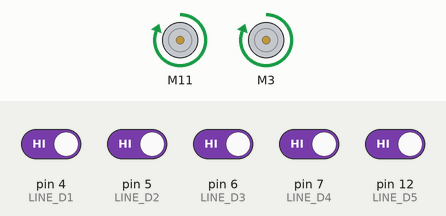
Simulated run of this sketch. Board: Arduino Uno, built with avr-gcc and run on an emulated ATmega328P. Parts: 2 × DC motor (green arrow = forward, orange = backward, longer = faster). The inputs (shaded band) are chosen by the test bench; at power-on: pin 4 (LINE_D1), pin 5 (LINE_D2), pin 6 (LINE_D3), pin 7 (LINE_D4), pin 12 (LINE_D5) HIGH.

Above: at 1.2 s.
1.3 s: pin 4 (LINE_D1) driven LOW and pin 5 (LINE_D2) driven LOW
At 2.5 s:
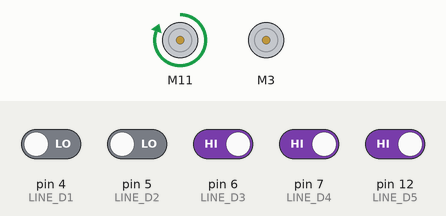
2.8 s: pin 6 (LINE_D3) driven LOW
At 3.8 s:
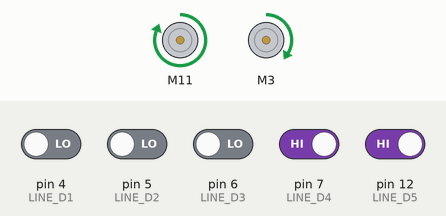
4.3 s: pin 12 (LINE_D5) driven LOW
At 4.9 s:
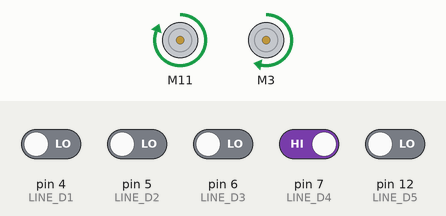
5.8 s: pin 6 (LINE_D3) driven HIGH
At 6.1 s:
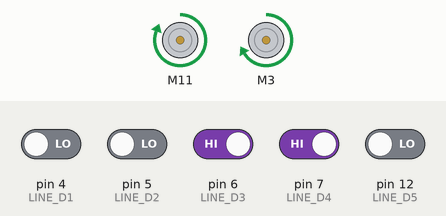
7.3 s: pin 7 (LINE_D4) driven LOW
At 8.4 s:
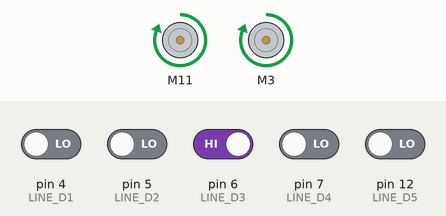
8.8 s: pin 4 (LINE_D1) driven HIGH
At 9.6 s:
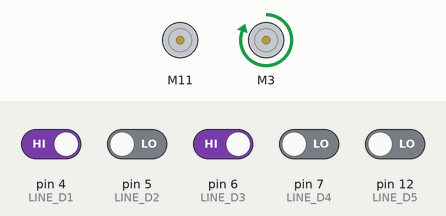
Timing chart, 0 to 11.3 s (numbered marks = the images above; inputs shaded):
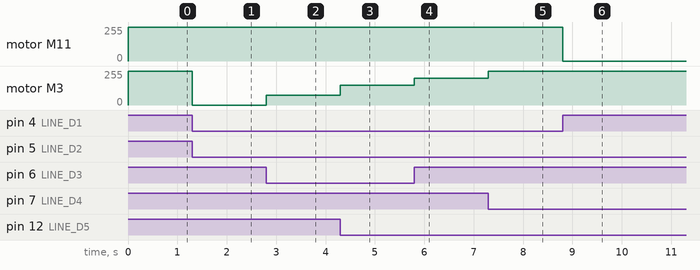

Measured:
- after the input at 1.3 s, motor M3: forward 255/255 → stopped at once
- after the input at 2.8 s, motor M3: stopped → forward 75/255 at once
- after the input at 4.3 s, motor M3: forward 75/255 → forward 150/255 at once
- after the input at 5.8 s, motor M3: forward 150/255 → forward 200/255 at once
- after the input at 7.3 s, motor M3: forward 200/255 → forward 255/255 at once
- after the input at 8.8 s, motor M11: forward 255/255 → stopped at once

The sketch:

LFR_01.ino
```cpp
#include "CytronMotorDriver.h" //Include "Cytron Motor Library"
// Maker Line Sensor Pin Connection
#define LINE_D1   4
#define LINE_D2   5
#define LINE_D3   6
#define LINE_D4   7
#define LINE_D5   12
#define S0 0
#define S1 75
#define S2 150
#define S3 200
#define S4 255
// Configure the motor driver.
CytronMD motorL(PWM_PWM, 11, 10);   // motor 1 = Left motor, M1A = Pin 3, M1B = Pin 9.
CytronMD motorR(PWM_PWM, 3, 9); // motor 2= right motor, M2A = Pin 10, M2B = Pin 11.
void setup() {

pinMode(LINE_D1, INPUT);
pinMode(LINE_D2, INPUT);
pinMode(LINE_D3, INPUT);
pinMode(LINE_D4, INPUT);
pinMode(LINE_D5, INPUT);
}
void loop() {
 // Perform line following
 int D1 = digitalRead(LINE_D1);
 int D2 = digitalRead(LINE_D2);
 int D3 = digitalRead(LINE_D3);
 int D4 = digitalRead(LINE_D4);
 int D5 = digitalRead(LINE_D5);
 if (D1==0 && D2==0 && D3==1 && D4==0 && D5==0) {
   motorL.setSpeed(S4);
   motorR.setSpeed(S4);    //robot move forward
 }
  else if (D1==0 && D2==1 && D3==1 && D4==0 && D5==0) {
   motorL.setSpeed(S3);
   motorR.setSpeed(S4);    //robot move slightly left
 }
 else if (D1==0 && D2==1 && D3==0 && D4==0 && D5==0) {
   motorL.setSpeed(S2);
   motorR.setSpeed(S4);    //robot move slightly left
 }
 else if (D1==1 && D2==1 && D3==0 && D4==0 && D5==0) {
   motorL.setSpeed(S1);
   motorR.setSpeed(S4);    //robot slowing down, move more to left
 }
 else if (D1==1 && D2==0 && D3==0 && D4==0 && D5==0) {
   motorL.setSpeed(S0);
   motorR.setSpeed(S4);     //robot slowing down, move more to left
 }
  else if (D1==0 && D2==0 && D3==1 && D4==1 && D5==0) {
   motorL.setSpeed(S4);
   motorR.setSpeed(S3);     //robot move slightly right
 }
 else if (D1==0 && D2==0 && D3==0 && D4==1 && D5==0) {
   motorL.setSpeed(S4);
   motorR.setSpeed(S2);    //robot move slightly right
 }
 else if (D1==0 && D2==0 && D3==0 && D4==1 && D5==1) {
   motorL.setSpeed(S4);
   motorR.setSpeed(S1);    //robot slowing down, move more to right
 }
 else if (D1==0 && D2==0 && D3==0 && D4==0 && D5==1) {
   motorL.setSpeed(S4);
   motorR.setSpeed(S0);     //robot slowing down, move more to right
 }
 else if (D1==1 && D2==0 && D3==1 && D4==0 && D5==0) {
   motorL.setSpeed(S0);
   motorR.setSpeed(S4);     //Sharp Turn, move Left
 }
 else if (D1==0 && D2==0 && D3==1 && D4==0 && D5==1) {
   motorL.setSpeed(S4);
   motorR.setSpeed(S0);     //Sharp Turn, move Right
 }
 else if (D1==1 && D2==1 && D3==1 && D4==0 && D5==0) {
   motorL.setSpeed(S0);
   motorR.setSpeed(S4);     //Sharp Turn2, move Left
 }
 else if (D1==0 && D2==0 && D3==1 && D4==1 && D5==1) {
   motorL.setSpeed(S4);
   motorR.setSpeed(S0);     //Sharp Turn2, move Right
 }
  else if (D1==1 && D2==1 && D3==1 && D4==1 && D5==1) {
   motorL.setSpeed(S4);
   motorR.setSpeed(S4);     //Junction go Ahead
 }

 else {
 }
}
```
